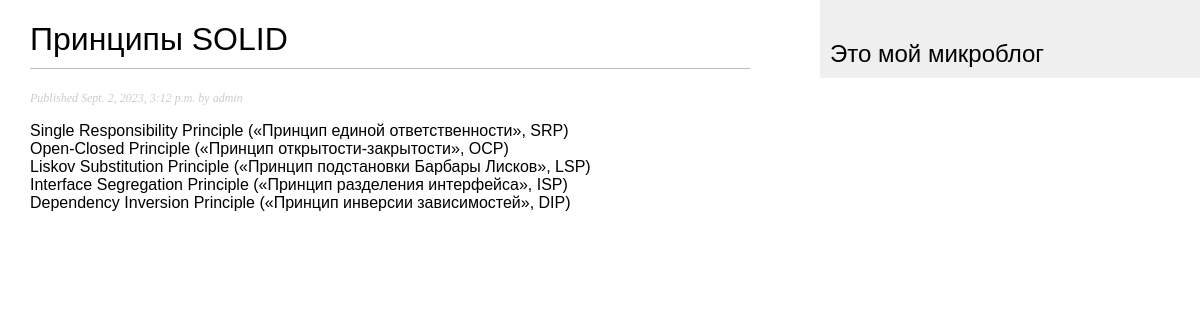
The app's page /blog/2/ with its own data.
### blog/models.py (models this page shows, shortened)
class Post(models.Model):
    class Status(models.TextChoices):
        DRAFT = 'DF', 'Draft'
        PUBLISHED = 'PB', 'Published'
    title = models.CharField(max_length=250)
    slug = models.SlugField(max_length=250)
    author = models.ForeignKey(User,
                               on_delete=models.CASCADE,
                               related_name='blog_posts')
    body = models.TextField()
    publish = models.DateTimeField(default=timezone.now)
    created = models.DateTimeField(auto_now_add=True)
    updated = models.DateTimeField(auto_now=True)
    status = models.CharField(max_length=2,
                              choices=Status.choices,
                              default=Status.DRAFT)
    objects = models.Manager() # менеджер по умолчанию
    published = PublishedManager() # созданный нами менеджер
    class Meta:
        ordering = ['-publish']
        indexes = [
            models.Index(fields=['-publish']),
        ]

### blog/views.py (the view)
# urls.py: path('<int:id>/', views.post_detail, name='post_detail'),
def post_detail(request, id):
    post = get_object_or_404(Post, id=id, status=Post.Status.PUBLISHED)
    return render(request, 'blog/post/detail.html', {'post': post})

### blog/templates/blog/post/detail.html (shortened to what this page needs)
{% extends "blog/base.html" %}
{% block content %}
  <h1>{{ post.title }}</h1>
  <p class="date">
    Published {{ post.publish }} by {{ post.author }}
  </p>
  {{ post.body|linebreaks }}
{% endblock %}

### blog/static/blog.css (style rules this page uses)
body { margin:0; padding:0; font-family:helvetica, sans-serif; }
h1 { font-weight:normal; border-bottom:1px solid #bbb; padding:0 0 10px 0; }
p.date { color:#ccc; font-family: georgia, serif; font-size: 12px; font-style: italic; }

### records on screen
Post: title "Принципы SOLID", publish "Sept. 2, 2023, 3:12 p.m.", author "admin", body "Single Responsibility Principle («Принцип единой ответственности», SRP) Open-Closed Principle («Принцип открытости-закрытости», OCP) Liskov Substitution Principle («Принцип подстановки Барбары Лисков», LSP) Interface Segregation Principle («Принцип разделения интерфейса», ISP) Dependency Inversion Principle («Принцип инверсии зависимостей», DIP)"
